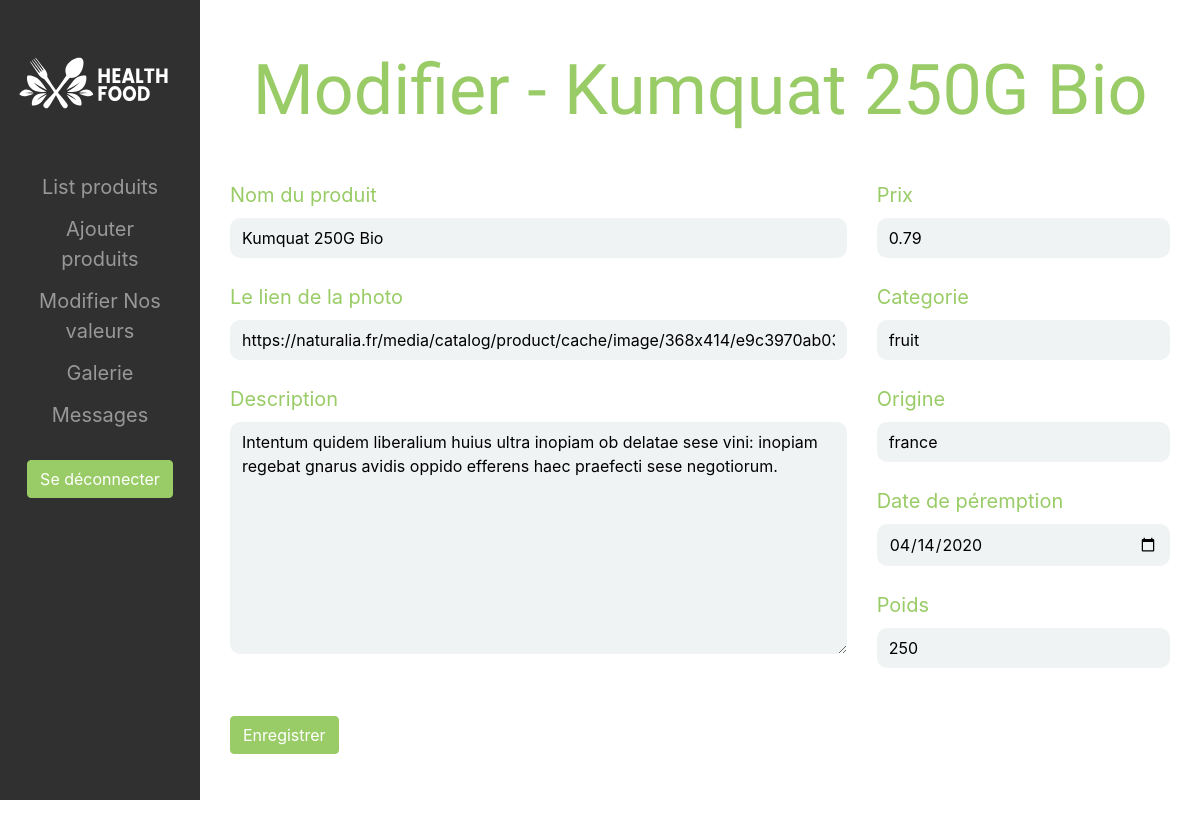
/admin/modifier/index.php?id=5 (signed in), run on an earlier commit of the app's database.
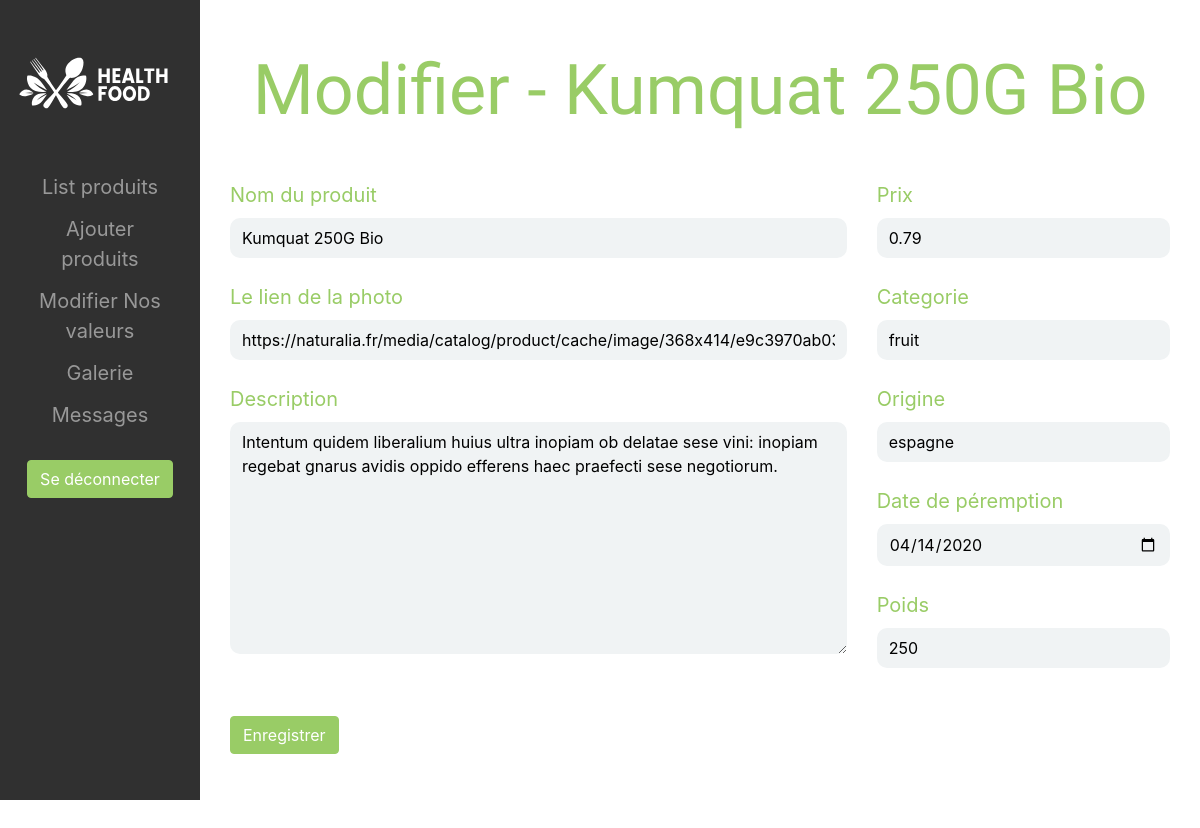
And on a later commit of the database.
### tables this page shows
CREATE TABLE `davy_produits` (
  `id` bigint(20) NOT NULL,
  `nom` varchar(255) DEFAULT NULL,
  `photo` varchar(255) DEFAULT NULL,
  `description` text DEFAULT NULL,
  `prix` float DEFAULT NULL,
  `categorie` varchar(255) DEFAULT NULL,
  `origine` varchar(255) DEFAULT NULL,
  `date` date DEFAULT NULL,
  `poids` int(11) DEFAULT NULL
);

### admin/modifier/modifier-produits.php (the view, shortened to what this page needs)
<?php
$error = "";
?>
        <div class="container my-5">
            <form method="post" action="">
                <div class="row">
                    <div class="col-md-8">
                        <label for="nom" class="size_m color_green">Nom du produit</label>
                        <input value="<?php if(!empty($_GET['id'])) {echo $produit['nom'];} ?>" id="nom" class="input border_input" type="text" name="nom"><br><br>
                        <label for="photo" class="size_m color_green">Le lien de la photo</label>
                        <input value="<?php if(!empty($_GET['id'])) {echo $produit['photo'];} ?>" id="photo" class="input border_input" type="text" name="photo"><br><br>
                        <label for="description" class="size_m color_green">Description</label>
                        <textarea id="description" tabindex="5" rows="9" class="input border_input" name="description"><?php if(!empty($_GET['id'])) {echo $produit['description'];} ?></textarea><br>
                    </div>
                    <div class="col-md-4">
                        <label for="prix" class="size_m color_green">Prix</label>
                        <input value="<?php if(!empty($_GET['id'])) {echo $produit['prix'];} ?>" id="prix" class="input border_input" type="number" step="0.01" name="prix"><br><br>
                        <label for="categorie" class="size_m color_green">Categorie</label>
                        <input value="<?php if(!empty($_GET['id'])) {echo $produit['categorie'];} ?>" id="categorie" class="input border_input" type="text" name="categorie"><br><br>
                        <label for="origine" class="size_m color_green">Origine</label>
                        <input value="<?php if(!empty($_GET['id'])) {echo $produit['origine'];} ?>" id="origine" class="input border_input" type="text" name="origine"><br><br>
                        <label for="date" class="size_m color_green">Date de péremption</label>
                        <input value="<?php if(!empty($_GET['id'])) {echo $produit['date'];} ?>" id="date" class="input border_input" type="date" name="date"><br><br>
                        <label for="number" class="size_m color_green">Poids</label>
                        <input value="<?php if(!empty($_GET['id'])) {echo $produit['poids'];} ?>" id="number" class="input border_input" type="number" step="0.01" name="poids"><br>
                    </div>
                </div>
                <br><br>
                <input type="submit" name="enregistrer" value="Enregistrer" class="btn bouton_green color_white">
                <p class="color_red size_s py-5"><?php echo($error); ?></p>
            </form>
        </div>

### admin/header-admin.php (shortened to what this page needs)
<?php
$bouton_connexion = "Se déconnecter";
if (isset($_SESSION['connect'])) {
    if ($_SESSION['connect'] == "connect") {
        $bouton_connexion = "Se déconnecter";
    }
    else {
        $bouton_connexion = "Se connecter";
    }
}
else {
    $bouton_connexion = "Se connecter";
}
?>
<!DOCTYPE html>
<html lang="fr">
    <head>
        <link rel="stylesheet" href="<?php echo $chemin_page; ?>../css/bootstrap.min.css">
        <link rel="stylesheet" href="<?php echo $chemin_page; ?>../css/trumbowyg.min.css">
        <link rel="stylesheet" href="<?php echo $chemin_page; ?>../css/style.css">
    </head>
    <body>
        <div class="container-fluid">
            <div class="row">
                <div class="col-md-3 col-lg-2 text-center pt-5 menu_admin">
                    <div>
                        <a title="Bouton Accueil" class="navbar-brand" href="<?php echo $chemin_page; ?>../">
                            <img src="<?php echo $chemin_page; ?>../images/logo.svg" height="60" alt="logo">
                        </a>
                    </div><br><br>
                    <a title="Bouton List" class="btn bouton_admin size_m" href="<?php echo $chemin_page; ?>.">List produits</a><br>
                    <a title="Bouton Ajouter" class="btn bouton_admin size_m" href="<?php echo $chemin_page; ?>ajouter">Ajouter produits</a><br>
                    <a title="Bouton Modifier" class="btn bouton_admin size_m" href="<?php echo $chemin_page; ?>valeurs">Modifier Nos valeurs</a><br>
                    <a title="Bouton Galerie" class="btn bouton_admin size_m" href="<?php echo $chemin_page; ?>galerie">Galerie</a><br>
                    <a title="Bouton Messages" class="btn bouton_admin size_m" href="<?php echo $chemin_page; ?>messages">Messages</a><br><br>
                    <form method="POST" action="">
                        <input class="btn bouton_green color_white" type="submit" name="connexion" value="<?php echo($bouton_connexion); ?>">
                    </form><br>
                </div>
                <div class="col-md-9 col-lg-10 offset-md-3 offset-lg-2">
                    <div class="col-lg color_white align-self-center text-center pt-5">
                        <h1 class="font_hotel color_green"><?php echo $title_header; ?></h1>
                    </div>

What changed in the data, as far as the page shows it:
changed davy_produits "Modifier - Kumquat 250G Bio": origine "france" → "espagne"
